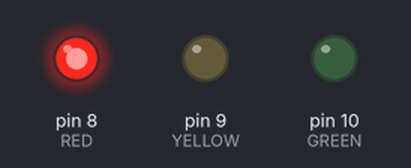
A sketch run on a simulated Arduino Uno, built with avr-gcc and run on an emulated ATmega328P. Parts: output pins drawn as LEDs (lit = HIGH).

Above: at 1.0 s.
At 3.0 s:
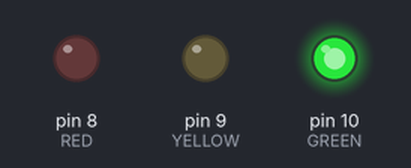
At 4.5 s:
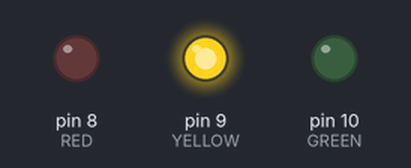
Timing chart, 0 to 6.5 s (numbered marks = the images above):
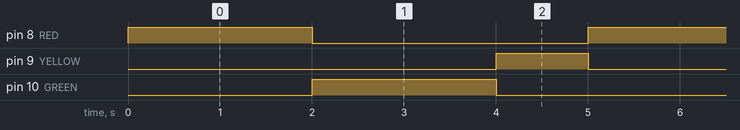

The sketch:

traffic_light.ino
```cpp
// Curriculum manuscript. Target: Arduino Uno R3, 5 V logic only.
// NOT Arduino-core-compiled, uploaded or physically bench-tested.
// Disconnect USB before wiring. Follow the matching lesson connection table.
const byte RED=8,YELLOW=9,GREEN=10;
const unsigned long RED_MS=2000,GREEN_MS=2000,YELLOW_MS=1000;
void show(byte pin,unsigned long duration){
  digitalWrite(RED,LOW);digitalWrite(YELLOW,LOW);digitalWrite(GREEN,LOW);
  digitalWrite(pin,HIGH);delay(duration);
}
void setup(){pinMode(RED,OUTPUT);pinMode(YELLOW,OUTPUT);pinMode(GREEN,OUTPUT);}
void loop(){show(RED,RED_MS);show(GREEN,GREEN_MS);show(YELLOW,YELLOW_MS);}
```

Measured:
- by itself, pin 8 (RED), pin 10 (GREEN): alternates HIGH for 2.0 s and LOW for 3.0 s
- by itself, pin 9 (YELLOW): alternates HIGH for 1.0 s and LOW for 4.0 s
- by itself, everything shown: repeats every 5.0 s, in 3 steps
